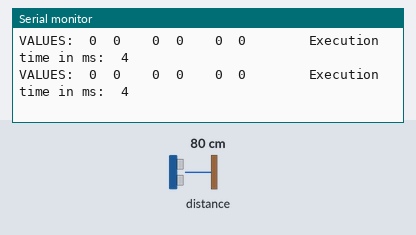
Recording of a sketch running on a simulated Arduino Leonardo, built with avr-gcc and run on an emulated ATmega32U4. On the bench: the last lines printed to the serial monitor. The test bench sets the inputs (shaded band); at power-on: distance to the obstacle 80 cm.

Above: at 1.2 s.
1.3 s: distance to the obstacle set to 60 cm
4.3 s: distance to the obstacle set to 18 cm
At 5.2 s:
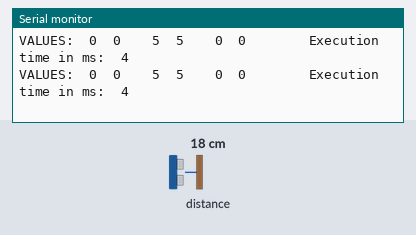
7.3 s: distance to the obstacle set to 60 cm
At 8.2 s:
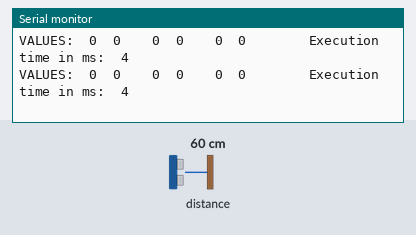
10.3 s: distance to the obstacle set to 35 cm
At 11.3 s:
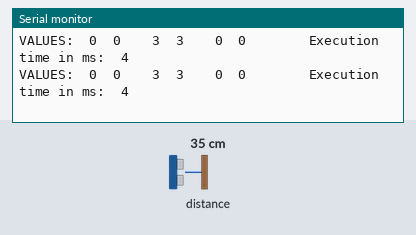
Timing chart, 0 to 13.0 s (numbered marks = the images above; inputs shaded):
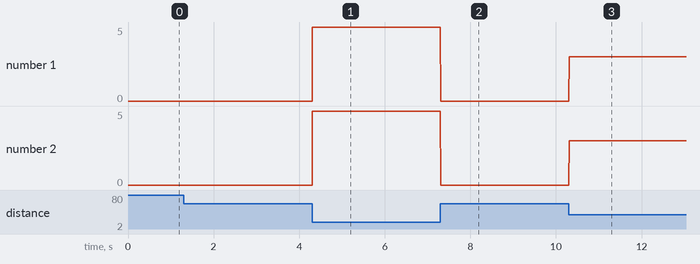

The sketch:

P1_Zumo32U4-proximitySensors.ino
```cpp
#include <Zumo32U4.h> // Includes downloaded library located in sketchbook location
Zumo32U4ProximitySensors proximitySensors; // Class object

struct proximity {
  uint8_t value[6];                   // The array where proximity sensor values are stored.
  static const uint8_t levels = 1;    // static is needed when const is in struct. Range: 0 - 255
  uint16_t brightnessLevels[levels];  // By default, each element in array is equal to 0
  long executeTime;                   // Stores time in microseconds when getProximity() begins

  void init() {
    for (int i = 0; i < levels%256; i++) { brightnessLevels[i] = 10; } // Where range of brightnessLevels[] is 1 - 420
    proximitySensors.initThreeSensors();
    proximitySensors.setBrightnessLevels(brightnessLevels, levels%256); // Modulus 256 ensures elements are not overwritten
  }

  void getProximity() {
    executeTime = micros();
    proximitySensors.read();
    value[0] = proximitySensors.countsLeftWithLeftLeds();
    value[1] = proximitySensors.countsLeftWithRightLeds();

    value[2] = proximitySensors.countsFrontWithLeftLeds();
    value[3] = proximitySensors.countsFrontWithRightLeds();

    value[4] = proximitySensors.countsRightWithLeftLeds();
    value[5] = proximitySensors.countsRightWithRightLeds();
    Serial.print((String)"VALUES:\t" + value[0] + "\t" + value[1] + "\t\t" + value[2] + "\t" +
                                         value[3] + "\t\t" + value[4] + "\t" + value[5]);
    Serial.println((String)"\t\t\t\tExecution time in ms:\t" + (micros() - executeTime)/1000); //
  }
} proximity;

void setup() {
  // put your setup code here, to run once:
  proximity.init();
}

void loop() {
  // put your main code here, to run repeatedly:
  proximity.getProximity();
}
```

Measured:
- after the input at 4.3 s, the serial monitor: prints a new line at once (image 1)
- after the input at 7.3 s, the serial monitor: prints a new line at once (image 2)
- after the input at 10.3 s, the serial monitor: prints a new line at once (image 3)
- plotted number 1: 0 → 5 after the input at 4.3 s, 0 → 3 after the input at 10.3 s
- plotted number 2: 0 → 5 after the input at 4.3 s, 0 → 3 after the input at 10.3 s
